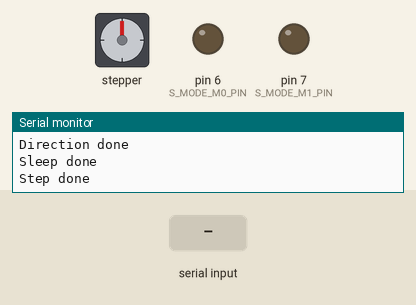
Simulated run of this sketch. Board: Arduino Uno, built with avr-gcc and run on an emulated ATmega328P. Shown: stepper motor, output pins drawn as LEDs (lit = HIGH), the last lines printed to the serial monitor. Wiring (inferred from the names in the program): stepper motor driver (200 steps per turn assumed): step pin 2; direction pin 3; enable pin 5. The inputs (shaded band) are chosen by the test bench. Pins used as bus, display or sensor lines are not drawn.

Above: at 1.2 s.
1.3 s: "step,150\n" received over Serial
At 3.46 s:
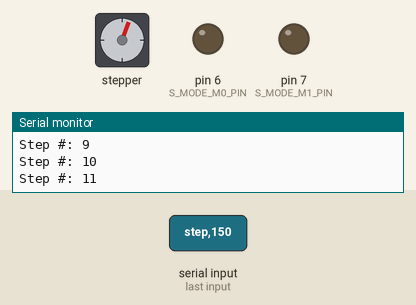
At 18.5 s:
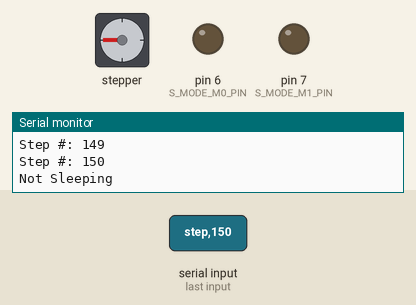
Timing chart, 0 to 19.3 s (numbered marks = the images above; inputs shaded):
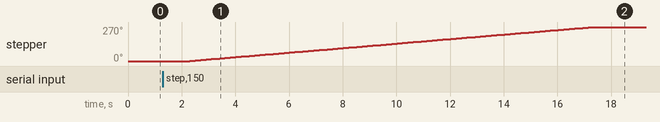

The sketch:

Stepper_Driver_V1.2.ino
```cpp
// Stepper motor driver by Serial Terminal
//
// Send an INTEGER value through Serial Terminal
// to the arduino to parse and execute a number of
// steps.
//
// 2/25/2020
// V1.2


//We want:
// - Directional control
// - A "sine" movement
// - "Absolute" step control/location

bool activation = false;

#define STEP_PIN     2 //by pulse
#define DIR_PIN      3
#define SLEEP_PIN    4
#define ENABLE_PIN   5

#define S_MODE_M0_PIN 6
#define S_MODE_M1_PIN 7

#define STEP_DELAY 50 //Used in step function. Change as needed
static int step_delay = 50; //Used in step function. Change as needed
static bool step_direction = true; //Used for direction of stepper


typedef enum
{
  no_case, step, dir, sine, speed
} command_options;


void setup() {
  // put your setup code here, to run once:

  Serial.begin(9600);
  Serial.println("Initialize the stepper");

  //Enable
  // LOW = ENABLE
  // HIGH = DISABLE (Bruh)
  //disable the stepper driver during initialization.
  pinMode(ENABLE_PIN, OUTPUT);
  digitalWrite(ENABLE_PIN, LOW);
  Serial.println("Enable done");
  //step mode
  //00 Full-step
  //01 1/2 step
  //10 8 microstep
  //11 16 microstep
  pinMode(S_MODE_M0_PIN, OUTPUT);
  pinMode(S_MODE_M1_PIN, OUTPUT);

  //Set to mode: FULL_STEP (0,0);
  digitalWrite(S_MODE_M0_PIN, LOW);
  digitalWrite(S_MODE_M1_PIN, LOW);
  //digitalWrite(S_MODE_M0_PIN, HIGH);
  //digitalWrite(S_MODE_M1_PIN, LOW);

  Serial.println("Step mode done");


  //Direction (Step Mode M0/M1)
  // Clockwise = HIGH
  // CCWise    = LOW
  //Set the stepper driver to clockwise rotation.
  pinMode(DIR_PIN, OUTPUT);
  digitalWrite(DIR_PIN, HIGH);
  Serial.println("Direction done");

  //Sleep (NSLEEP)
  // LOW = SLEEP
  //Bring stepper driver out of "sleep" state if present
  pinMode(SLEEP_PIN, OUTPUT);
  digitalWrite(SLEEP_PIN, LOW);
  Serial.println("Sleep done");

  //Step pulse by pulse
  //NULL
  //Initialize step pin.
  pinMode(STEP_PIN, OUTPUT);
  digitalWrite(STEP_PIN, LOW);
  Serial.println("Step done");

  //System is now initialized (hopefully)

  Serial.flush();
  activation = true;
}

void loop() {
  // put your main code here, to run repeatedly:
  static int stepNumber = 0;
  if (activation)
  {
    if (Serial.available() > 0)
    {
      String incomingData = Serial.readString();

      int index_of_firstDelim = incomingData.indexOf(',');
      String commandParam = incomingData.substring(0, index_of_firstDelim);
      commandParam.trim();
      Serial.println(commandParam);


      switch (castCommand(commandParam))
      {
        //{"step",13_int}
        case step:
        digitalWrite(SLEEP_PIN, HIGH);
        Serial.println("Sleeping");
          //commandParam = incomingData.substring(index_of_firstDelim + 1);
          //commandParam = command
          //commandParam.trim();
          //Serial.println(commandParam);
          stepNumber = (incomingData.substring(index_of_firstDelim + 1)).toInt();
          Serial.println(stepNumber);
          Serial.print("NUM of Steps requested: ");
          Serial.println(stepNumber);
          //should check if the incoming value is
          // ACTUALLY an integer of the correct type!
          stepSteps(stepNumber);
          digitalWrite(SLEEP_PIN, LOW);
          Serial.println("Not Sleeping");
          break;


        //{"dir","ccw"}
        case dir:
          typedef enum {ccw, cw} directions;
          commandParam = incomingData.substring(index_of_firstDelim + 1);
          Serial.println("Command Parameter: " + commandParam);
          commandParam.trim();

          //Direction (Step Mode M0/M1)
          // Clockwise = HIGH
          // CCWise    = LOW
          //bool direction_option = true; //true is CW
          if (commandParam.equalsIgnoreCase("ccw"))
          {
            digitalWrite(DIR_PIN, LOW);
            Serial.println("Direction: Counter Clock Wise");
          }
          else if (commandParam.equalsIgnoreCase("cw"))
          {
            digitalWrite(DIR_PIN, HIGH);
            Serial.println("Direction: Clock Wise");
          }
          else
          {
            Serial.println("ERROR: Unknown direction. Check spell/case/word?");
          }

          break;

        //{"sine","yes",startPosition_int}
        case sine:

          break;

        //{"speed", 32_int}s
        case speed:
          int thisSpeed = (incomingData.substring(index_of_firstDelim + 1)).toInt();
          Serial.print("New speed is: ");
          Serial.println(thisSpeed);
          step_delay = thisSpeed;
          break;
      }


    }
  }

}


/*
typedef enum
{
  no_case, step, dir, sine, speed
} command_options;
*/

command_options castCommand(String command)
{
  command_options returnValue;

  if(command.equalsIgnoreCase("step")) {returnValue = step;}
  else if(command.equalsIgnoreCase("dir")) {returnValue = dir;}
  else if(command.equalsIgnoreCase("sine")) {returnValue = sine;}
  else if(command.equalsIgnoreCase("speed")) {returnValue = speed;}
  else {returnValue = no_case;}

  return returnValue;
}

//Sends the number of steps at a #defined delay. Up to numSteps.
void stepSteps(int numSteps)
{
  //only called after initialization or undefined behavior.
  if (numSteps > 0)
  {
    for (int i = 1; i <= numSteps; i++)
    {
      digitalWrite(STEP_PIN, HIGH);
      //delay(STEP_DELAY);
      delay(step_delay);
      digitalWrite(STEP_PIN, LOW);
      //delay(STEP_DELAY);
      delay(step_delay);

      Serial.print("Step #: ");
      Serial.println(i);
    }
  }
  else
  {
  }

  return;
}
```

Measured:
- after the input at 1.3 s, stepper: turns 270° clockwise in 14.9 s, starting after 1.0 s
